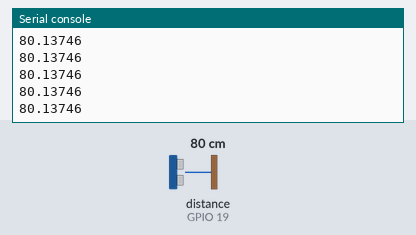
Bench run of a program on a simulated ESP32 board running MicroPython. Shown: the last lines printed to the serial console. Inputs (shaded band) come from the test bench; at power-on: distance to the obstacle (sensor on GPIO 19) 80 cm. The echo pulse lasts 58.3 µs per cm; library files of the repository ran but are not shown: hcsr04.py.

Above: at 1.2 s.
1.3 s: distance to the obstacle (sensor on GPIO 19) set to 2 cm
At 1.38 s:
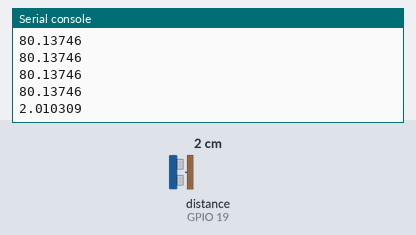
2.8 s: distance to the obstacle (sensor on GPIO 19) set to 4 cm
At 2.89 s:
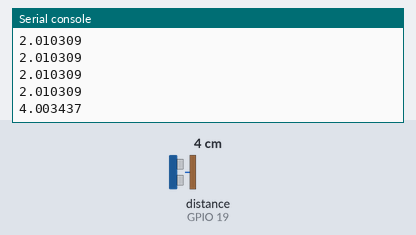
Timing chart, 0 to 5.8 s (numbered marks = the images above; inputs shaded):
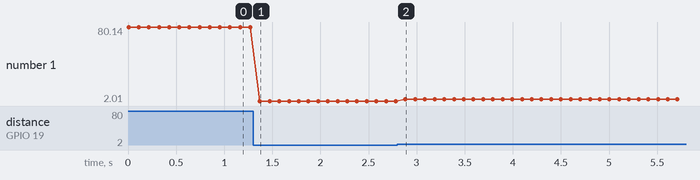

The program:

ultrasonic_hcsr04.py
```python
'''
Verkabelung KY-050 (Ultraschall-Abstandssensor)
KY-050 ... ESP32
Vcc        Vin
Trig       D18
Echo       D19
Gnd        GND

Anmerkung: bitte 5V (Vin-Pin bei USB) verwenden!
'''

from hcsr04 import HCSR04 # see lib/hcsr04.py
import time

sensor = HCSR04(trigger_pin=18, echo_pin=19)

print("Use the plotter in Thonny: View -> Plotter")

while True:
    d = sensor.distance_cm()
    print(d)
    time.sleep(0.1)
```

Measured:
- after the input at 1.3 s, the serial console: prints a new line after 0.07 s (image 1)
- after the input at 2.8 s, the serial console: prints a new line after 0.08 s (image 2)
- plotted number 1: 80.14 → 2.01 after the input at 1.3 s, 2.01 → 4 after the input at 2.8 s
